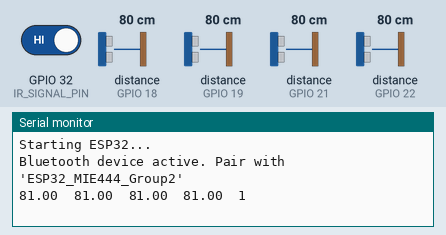
Simulated run of this sketch. Board: ESP32. Shown: the last lines printed to the serial monitor. The inputs (shaded band) are chosen by the test bench; at power-on: distance to the obstacle (sensors on GPIO 18, GPIO 19, GPIO 21, GPIO 22) 80 cm, GPIO 32 (IR_SIGNAL_PIN) HIGH. The echo pulse lasts 58.3 µs per cm; nothing arrives over Bluetooth unless stated.

Above: at 1.2 s.
1.3 s: distance to the obstacle (sensor on GPIO 18) set to 2 cm
At 2.6 s:
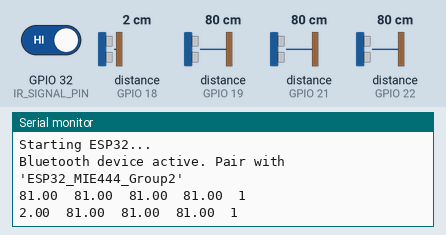
2.8 s: distance to the obstacle (sensor on GPIO 19) set to 2 cm
At 3.6 s:
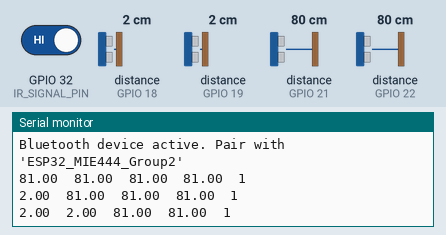
4.3 s: distance to the obstacle (sensor on GPIO 21) set to 2 cm
At 5.6 s:
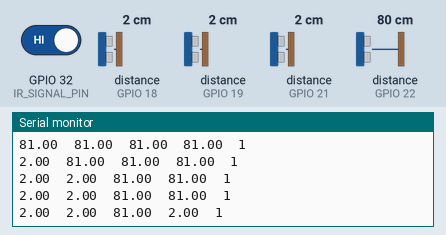
5.8 s: distance to the obstacle (sensor on GPIO 22) set to 2 cm
At 6.8 s:
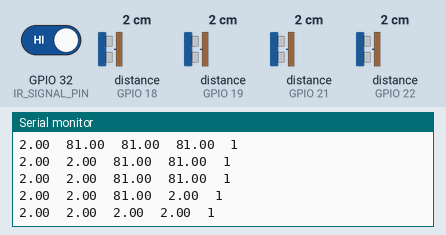
7.3 s: GPIO 32 (IR_SIGNAL_PIN) driven LOW
At 8.6 s:
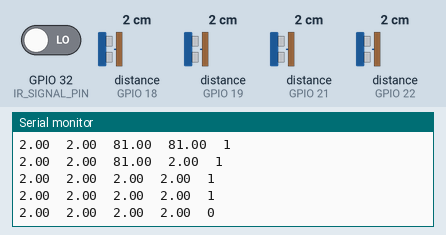
8.8 s: distance to the obstacle (sensor on GPIO 18) set to 4 cm
At 9.8 s:
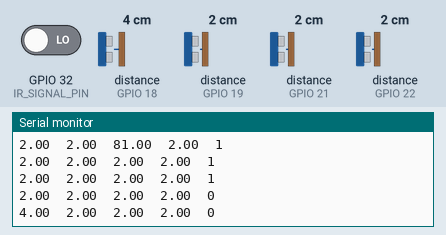
Timing chart, 0 to 11.3 s (numbered marks = the images above; inputs shaded):
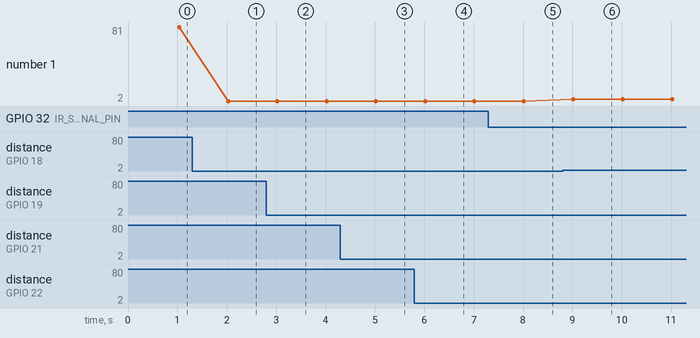

Measured:
- after the input at 1.3 s, the serial monitor: prints a new line after 0.73 s (image 1)
- after the input at 2.8 s, the serial monitor: prints a new line after 0.23 s (image 2)
- after the input at 4.3 s, the serial monitor: prints a new line after 0.72 s (image 3)
- after the input at 5.8 s, the serial monitor: prints a new line after 0.22 s (image 4)
- after the input at 7.3 s, the serial monitor: prints a new line after 0.72 s (image 5)
- after the input at 8.8 s, the serial monitor: prints a new line after 0.22 s (image 6)
- plotted number 1: 2 → 4 after the input at 8.8 s

The sketch:

esp32Code.ino
```cpp
#include <HardwareSerial.h>
#include <BluetoothSerial.h>
#include <Arduino.h>
#include <NewPing.h>

// -------------------- SERIAL COMMUNICATION --------------------
BluetoothSerial SerialBT;         // Communication with Laptop
HardwareSerial mySerial(2);       // Communication with Arduino

// -------------------- ULTRASONIC SENSOR PINS --------------------
#define TRIGGER_PIN 23
#define ECHO_1 18
#define ECHO_2 19
#define ECHO_3 22
#define ECHO_4 21
#define MAX_DISTANCE 200  // Adjust based on expected range for faster readings


// ------------------------ IR SENSOR PINS -----------------------

#define IR_SIGNAL_PIN 32

// -------------------- SENSOR DATA --------------------
float u1 = 0;
float u2 = 0;
float u3 = 0;
float u4 = 0;

bool IRsense;

// Create sonar objects
NewPing sonar[4] =
{
  NewPing(TRIGGER_PIN, ECHO_1, MAX_DISTANCE),
  NewPing(TRIGGER_PIN, ECHO_2, MAX_DISTANCE),
  NewPing(TRIGGER_PIN, ECHO_3, MAX_DISTANCE),
  NewPing(TRIGGER_PIN, ECHO_4, MAX_DISTANCE)
};

// -------------------- TASKS AND TIMERS --------------------
TaskHandle_t SerialTaskHandle;
TaskHandle_t SendSensorData;
TimerHandle_t xPrintData;
TimerHandle_t xGetUltrasonicData;
TimerHandle_t xGetIRData;

// Function prototypes
void serialTask(void *pvParameters);
void sendSensorData(void *pvParameters);
void printData(TimerHandle_t xTimer);
void getUltrasonicData(TimerHandle_t xTimer);
void getIRData(TimerHandle_t xTimer);

// -------------------- SETUP --------------------
void setup()
{
  Serial.begin(9600);
  Serial.println("Starting ESP32...");

  mySerial.begin(9600, SERIAL_8N1, 16, 17);   // RX=16, TX=17
  SerialBT.begin("ESP32_MIE444_Group2");
  Serial.println("Bluetooth device active. Pair with 'ESP32_MIE444_Group2'");

  // Create FreeRTOS task for serial communication
  xTaskCreatePinnedToCore(
    serialTask,
    "SerialTask",
    4096,
    NULL,
    1,
    &SerialTaskHandle,
    1 // Core 1 recommended for comms
  );

  // xTaskCreatePinnedToCore(
  //   sendSensorData,
  //   "SendSensorData",
  //   4096,
  //   NULL,
  //   1,
  //   &SendSensorData,
  //   1
  // );

  // Create asynchronous timer (period = 50 ms)
  xGetUltrasonicData = xTimerCreate(
    "GetUltrasonicData",
    pdMS_TO_TICKS(50),
    pdTRUE,
    (void *)0,
    getUltrasonicData
  );

  xGetIRData = xTimerCreate(
    "GetIRData",
    pdMS_TO_TICKS(100),
    pdTRUE,
    (void *)0,
    getIRData
  );

  xPrintData = xTimerCreate(
    "Print Data",
    pdMS_TO_TICKS(1000),
    pdTRUE,
    (void*)0,
    printData
  );

  if (xGetUltrasonicData != NULL) {
    xTimerStart(xGetUltrasonicData, 0);
  } else {
    Serial.println("Failed to create ultrasonic timer!");
  }


  pinMode(IR_SIGNAL_PIN, INPUT);

  xTimerStart(xPrintData, 0);
  xTimerStart(xGetIRData, 0);
}

void loop() {}

// -------------------- SERIAL RELAY TASK --------------------
void serialTask(void *pvParameters) {
  for (;;) {
    // Forward from Bluetooth → Arduino
    if (SerialBT.available())
    {
      String cmd = SerialBT.readStringUntil('\n');
      cmd.trim(); // remove newline or spaces

      if (cmd == "u1") {
        SerialBT.println(u1);
      } else if (cmd == "u2") {
        SerialBT.println(u2);
      } else if (cmd == "u3") {
        SerialBT.println(u3);
      } else if (cmd == "u4") {
        SerialBT.println(u4);
      } else if (cmd == "i0") {
        SerialBT.println(IRsense);
      } else {
        Serial.println("Invalid Command");

        mySerial.println(cmd);
        Serial.print("BT → Arduino: ");
        Serial.println(cmd);
      }
    }

    // Forward from Arduino → Bluetooth
    if (mySerial.available()) {
      String feedback = mySerial.readStringUntil('\n');
      //SerialBT.println(feedback);
      //Serial.print("Arduino → BT: ");
      //Serial.println(feedback);
    }

    vTaskDelay(pdMS_TO_TICKS(10)); // Prevent watchdog reset
  }
}

// void sendSensorData(void *pvParameters)
// {
//   for (;;)
//   {
//     if (SerialBT.available())
//     {
//       String cmd = SerialBT.readStringUntil('\n');
//       cmd.trim(); // remove newline or spaces

//       if (cmd == "u1") {
//         SerialBT.println(u1);
//       } else if (cmd == "u2") {
//         SerialBT.println(u2);
//       } else if (cmd == "u3") {
//         SerialBT.println(u3);
//       } else if (cmd == "u4") {
//         SerialBT.println(u4);
//       } else if (cmd == "i0") {
//         SerialBT.println(IRsense);
//       } else {
//         Serial.println("Invalid Command");
//       }
//     }

//     vTaskDelay(pdMS_TO_TICKS(10));
//   }
// }

// -------------------- ULTRASONIC TIMER CALLBACK --------------------
void getUltrasonicData(TimerHandle_t xTimer)
{
  // Read each sensor sequentially using the shared trigger pin
  u1 = sonar[0].ping_cm();
  u2 = sonar[1].ping_cm();
  u3 = sonar[2].ping_cm();
  u4 = sonar[3].ping_cm();

  // Replace 0 readings with MAX_DISTANCE (means “no object detected”)
  if (u1 == 0) u1 = MAX_DISTANCE;
  if (u2 == 0) u2 = MAX_DISTANCE;
  if (u3 == 0) u3 = MAX_DISTANCE;
  if (u4 == 0) u4 = MAX_DISTANCE;

  // Print for debugging
  // Serial.printf("U1: %.0f cm | U2: %.0f cm | U3: %.0f cm | U4: %.0f cm\n", u1, u2, u3, u4);
}

void getIRData(TimerHandle_t xTimer)
{
  IRsense = digitalRead(IR_SIGNAL_PIN);
}


void printData(TimerHandle_t xTimer)
{
  Serial.print(u1); Serial.print("\t");
  Serial.print(u2); Serial.print("\t");
  Serial.print(u3); Serial.print("\t");
  Serial.print(u4); Serial.print("\t");
  Serial.print(IRsense); Serial.print("\t");

  Serial.println();
}
```
